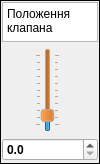
    <widget class="QFrame" name="Parametr_4">
     <property name="maximumSize">
      <size>
       <width>100</width>
       <height>16777215</height>
      </size>
     </property>
     <property name="frameShape">
      <enum>QFrame::Box</enum>
     </property>
     <property name="frameShadow">
      <enum>QFrame::Plain</enum>
     </property>
     <layout class="QGridLayout" name="gridLayout_5">
      <property name="leftMargin">
       <number>1</number>
      </property>
      <property name="topMargin">
       <number>1</number>
      </property>
      <property name="rightMargin">
       <number>1</number>
      </property>
      <property name="bottomMargin">
       <number>2</number>
      </property>
      <item row="1" column="0">
       <spacer name="horizontalSpacer_3">
        <property name="orientation">
         <enum>Qt::Horizontal</enum>
        </property>
        <property name="sizeHint" stdset="0">
         <size>
          <width>40</width>
          <height>20</height>
         </size>
        </property>
       </spacer>
      </item>
      <item row="1" column="3" colspan="4">
       <spacer name="horizontalSpacer_4">
        <property name="orientation">
         <enum>Qt::Horizontal</enum>
        </property>
        <property name="sizeHint" stdset="0">
         <size>
          <width>40</width>
          <height>20</height>
         </size>
        </property>
       </spacer>
      </item>
      <item row="1" column="2">
       <spacer name="horizontalSpacer_9">
        <property name="orientation">
         <enum>Qt::Horizontal</enum>
        </property>
        <property name="sizeHint" stdset="0">
         <size>
          <width>40</width>
          <height>20</height>
         </size>
        </property>
       </spacer>
      </item>
      <item row="0" column="0" colspan="7">
       <widget class="QTextEdit" name="Valve">
        <property name="sizePolicy">
         <sizepolicy hsizetype="Expanding" vsizetype="Fixed">
          <horstretch>0</horstretch>
          <verstretch>0</verstretch>
         </sizepolicy>
        </property>
        <property name="maximumSize">
         <size>
          <width>16777215</width>
          <height>40</height>
         </size>
        </property>
        <property name="accessibleName">
         <string>Назва клапана регулятора</string>
        </property>
        <property name="verticalScrollBarPolicy">
         <enum>Qt::ScrollBarAlwaysOff</enum>
        </property>
        <property name="horizontalScrollBarPolicy">
         <enum>Qt::ScrollBarAlwaysOff</enum>
        </property>
        <property name="readOnly">
         <bool>true</bool>
        </property>
        <property name="html">
         <string>&lt;!DOCTYPE HTML PUBLIC &quot;-//W3C//DTD HTML 4.0//EN&quot; &quot;http://www.w3.org/TR/REC-html40/strict.dtd&quot;&gt;
&lt;html&gt;&lt;head&gt;&lt;meta name=&quot;qrichtext&quot; content=&quot;1&quot; /&gt;&lt;style type=&quot;text/css&quot;&gt;
p, li { white-space: pre-wrap; }
&lt;/style&gt;&lt;/head&gt;&lt;body style=&quot; font-family:'DejaVu Sans'; font-size:9pt; font-weight:400; font-style:normal;&quot;&gt;
&lt;p style=&quot; margin-top:0px; margin-bottom:0px; margin-left:0px; margin-right:0px; -qt-block-indent:0; text-indent:0px;&quot;&gt;Положення клапана&lt;/p&gt;&lt;/body&gt;&lt;/html&gt;</string>
        </property>
       </widget>
      </item>
      <item row="2" column="0" colspan="7">
       <widget class="QDoubleSpinBox" name="sbX">
        <property name="sizePolicy">
         <sizepolicy hsizetype="Minimum" vsizetype="Fixed">
          <horstretch>0</horstretch>
          <verstretch>0</verstretch>
         </sizepolicy>
        </property>
        <property name="font">
         <font>
          <weight>75</weight>
          <bold>true</bold>
         </font>
        </property>
        <property name="whatsThis">
         <string>Вихід на клапан</string>
        </property>
        <property name="buttonSymbols">
         <enum>QAbstractSpinBox::UpDownArrows</enum>
        </property>
        <property name="accelerated">
         <bool>true</bool>
        </property>
        <property name="keyboardTracking">
         <bool>false</bool>
        </property>
        <property name="decimals">
         <number>1</number>
        </property>
       </widget>
      </item>
      <item row="1" column="1">
       <widget class="QSlider" name="vsX">
        <property name="palette">
         <palette>
          <active>
           <colorrole role="Button">
            <brush brushstyle="SolidPattern">
             <color alpha="255">
              <red>192</red>
              <green>88</green>
              <blue>0</blue>
             </color>
            </brush>
           </colorrole>
          </active>
          <inactive>
           <colorrole role="Button">
            <brush brushstyle="SolidPattern">
             <color alpha="255">
              <red>192</red>
              <green>88</green>
              <blue>0</blue>
             </color>
            </brush>
           </colorrole>
          </inactive>
          <disabled>
           <colorrole role="Button">
            <brush brushstyle="SolidPattern">
             <color alpha="255">
              <red>192</red>
              <green>88</green>
              <blue>0</blue>
             </color>
            </brush>
           </colorrole>
          </disabled>
         </palette>
        </property>
        <property name="whatsThis">
         <string>Вихід на клапан</string>
        </property>
        <property name="maximum">
         <number>4000</number>
        </property>
        <property name="pageStep">
         <number>80</number>
        </property>
        <property name="sliderPosition">
         <number>500</number>
        </property>
        <property name="tracking">
         <bool>false</bool>
        </property>
        <property name="orientation">
         <enum>Qt::Vertical</enum>
        </property>
        <property name="invertedAppearance">
         <bool>false</bool>
        </property>
        <property name="invertedControls">
         <bool>false</bool>
        </property>
        <property name="tickPosition">
         <enum>QSlider::TicksBothSides</enum>
        </property>
        <property name="tickInterval">
         <number>400</number>
        </property>
       </widget>
      </item>
     </layout>
    </widget>
